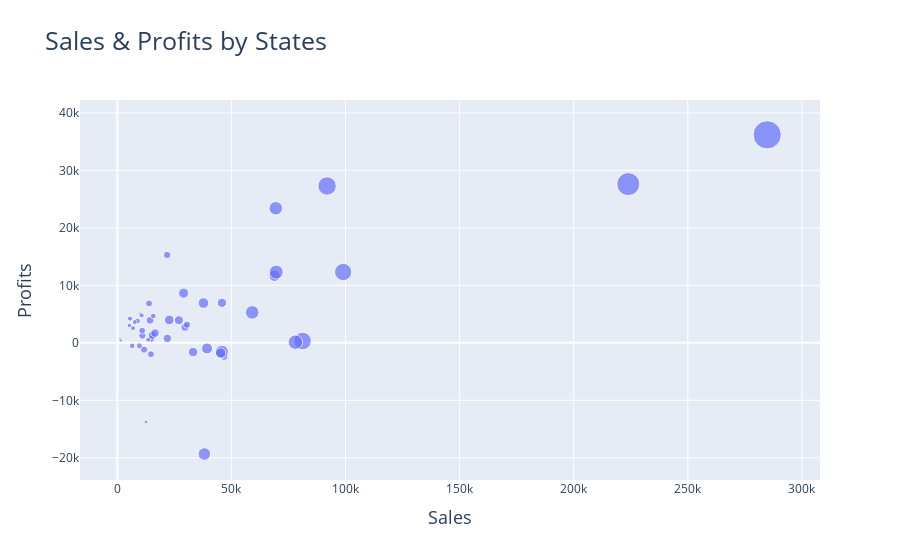

Notebook code cell kept with this figure:
### Markdown cell above
**US Super Store operates in 49 states of the province.**

**However from this visualization, California and new york had significantly high profits and sales, while Ohio and Illinois had similar profits to new york but low sales.**

**These 4 states should be further investigated to determine how and why California and new york had more sales, and how Ohio and Illinois were able to make a significant profit without making many sales.**

**These systems should be able to give maximum sales and maximum profit after deployment, however this is dependent on the result from the investigation.**

### Code cell
fig = go.Figure(data=px.scatter(x=df.groupby('state_or_province').sum()['sales'],
                                y=df.groupby('state_or_province').sum()['profit'],
                                hover_name=df.groupby('state_or_province').sum().index,
                                size=df.groupby('state_or_province').sum()['quantity_ordered_new']))

fig['layout']=go.Layout(title='Sales & Profits by States',
                        titlefont=dict(size=25),
                        xaxis=dict(title='Sales',titlefont=dict(size=18)),
                        yaxis=dict(title='Profits',titlefont=dict(size=18)))
iplot(dict(data=fig))

### Figure 1 — Plotly figure (JSON) as saved in the notebook; plotly's stock layout.template omitted (floating-point values rounded to 4 significant figures)
{"data": [{"hovertemplate": "<b>%{hovertext}</b><br><br>x=%{x}<br>y=%{y}<br>size=%{marker.size}<extra></extra>", "hovertext": ["alabama", "arizona", "arkansas", "california", "colorado", "connecticut", "delaware", "district_of_columbia", "florida", "georgia", "idaho", "illinois", "indiana", "iowa", "kansas", "kentucky", "louisiana", "maine", "maryland", "massachusetts", "michigan", "minnesota", "mississippi", "missouri", "montana", "nebraska", "nevada", "new_hampshire", "new_jersey", "new_mexico", "new_york", "north_carolina", "north_dakota", "ohio", "oklahoma", "oregon", "pennsylvania", "rhode_island", "south_carolina", "south_dakota", "tennessee", "texas", "utah", "vermont", "virginia", "washington", "west_virginia", "wisconsin", "wyoming"], "legendgroup": "", "marker": {"color": "#636efa", "size": [268, 285, 242, 3692, 397, 144, 25, 600, 1423, 470, 222, 1382, 563, 244, 300, 221, 222, 244, 311, 848, 906, 527, 170, 213, 69, 144, 150, 110, 324, 123, 2467, 725, 92, 845, 113, 256, 804, 53, 334, 57, 420, 1567, 378, 106, 497, 968, 114, 438, 29], "sizemode": "area", "sizeref": 9.23, "symbol": "circle"}, "mode": "markers", "name": "", "orientation": "v", "showlegend": false, "type": "scatter", "x": [46830.0, 14370.0, 11720.0, 284800.0, 45840.0, 6541.0, 1258.0, 68950.0, 81210.0, 29050.0, 13920.0, 98970.0, 39310.0, 10980.0, 29680.0, 14740.0, 14910.0, 30530.0, 15400.0, 59110.0, 69640.0, 37750.0, 9690.0, 10900.0, 12590.0, 15760.0, 8865.0, 7620.0, 21940.0, 5593.0, 223900.0, 38150.0, 5300.0, 69450.0, 6884.0, 21820.0, 45780.0, 10030.0, 16540.0, 1550.0, 33210.0, 91940.0, 26980.0, 13490.0, 45280.0, 78050.0, 10680.0, 22770.0, 1184.0], "xaxis": "x", "y": [-2418.0, 3910.0, -1185.0, 36190.0, 6965.0, -529.1, 406.7, 11680.0, 322.1, 8645.0, 6848.0, 12320.0, -976.9, 1262.0, 2726.0, -1983.0, 710.1, 3169.0, 1336.0, 5294.0, 12310.0, 6932.0, -529.9, 2123.0, -13760.0, 4676.0, 3789.0, 3611.0, 770.9, 4216.0, 27610.0, -19340.0, 3012.0, 23410.0, 2556.0, 15290.0, -1556.0, 5073.0, 1696.0, 431.2, -1603.0, 27290.0, 3932.0, 530.1, -1749.0, 116.2, 4771.0, 3986.0, 735.2], "yaxis": "y"}], "layout": {"title": {"font": {"size": 25}, "text": "Sales & Profits by States"}, "xaxis": {"title": {"font": {"size": 18}, "text": "Sales"}}, "yaxis": {"title": {"font": {"size": 18}, "text": "Profits"}}}}
